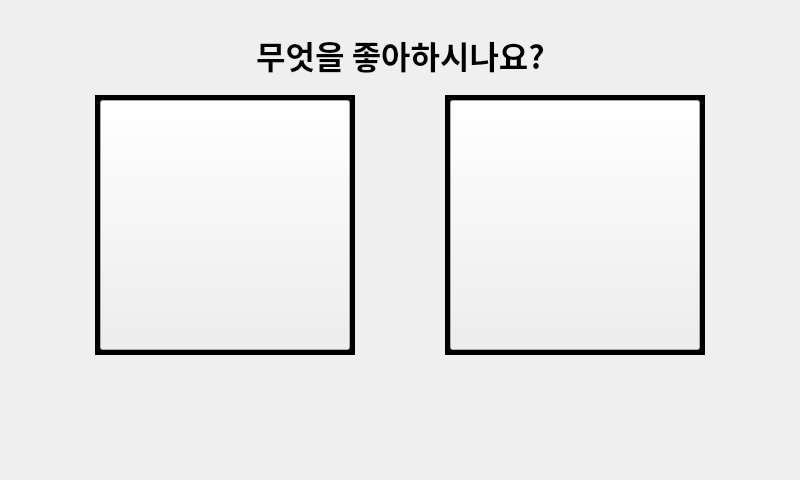
<?xml version="1.0" encoding="UTF-8"?>
<ui version="4.0">
 <class>LoginWindow</class>
 <widget class="QMainWindow" name="LoginWindow">
  <property name="geometry">
   <rect>
    <x>0</x>
    <y>0</y>
    <width>800</width>
    <height>480</height>
   </rect>
  </property>
  <property name="windowTitle">
   <string>MainWindow</string>
  </property>
  <widget class="QWidget" name="centralwidget">
   <widget class="QLabel" name="label_login_main">
    <property name="geometry">
     <rect>
      <x>-1</x>
      <y>-1</y>
      <width>800</width>
      <height>480</height>
     </rect>
    </property>
    <property name="styleSheet">
     <string notr="true">border-image: url(:/newPrefix/image/juicebro.jpg);</string>
    </property>
    <property name="text">
     <string/>
    </property>
   </widget>
   <widget class="QPushButton" name="pushButton_apple">
    <property name="geometry">
     <rect>
      <x>100</x>
      <y>100</y>
      <width>250</width>
      <height>250</height>
     </rect>
    </property>
    <property name="palette">
     <palette>
      <active/>
      <inactive/>
      <disabled/>
     </palette>
    </property>
    <property name="styleSheet">
     <string notr="true">border-image: url(:/newPrefix/image/apple.jpg);</string>
    </property>
    <property name="text">
     <string/>
    </property>
   </widget>
   <widget class="QLabel" name="label_login">
    <property name="geometry">
     <rect>
      <x>150</x>
      <y>30</y>
      <width>501</width>
      <height>50</height>
     </rect>
    </property>
    <property name="palette">
     <palette>
      <active>
       <colorrole role="Text">
        <brush brushstyle="SolidPattern">
         <color alpha="255">
          <red>255</red>
          <green>85</green>
          <blue>127</blue>
         </color>
        </brush>
       </colorrole>
      </active>
      <inactive>
       <colorrole role="Text">
        <brush brushstyle="SolidPattern">
         <color alpha="255">
          <red>255</red>
          <green>85</green>
          <blue>127</blue>
         </color>
        </brush>
       </colorrole>
      </inactive>
      <disabled>
       <colorrole role="Text">
        <brush brushstyle="SolidPattern">
         <color alpha="255">
          <red>120</red>
          <green>120</green>
          <blue>120</blue>
         </color>
        </brush>
       </colorrole>
      </disabled>
     </palette>
    </property>
    <property name="font">
     <font>
      <family>야놀자 야체 B</family>
      <pointsize>24</pointsize>
      <weight>75</weight>
      <italic>false</italic>
      <bold>true</bold>
      <underline>false</underline>
     </font>
    </property>
    <property name="styleSheet">
     <string notr="true">background-image: url(:/newPrefix/image/Camera_icon.png);</string>
    </property>
    <property name="text">
     <string>무엇을 좋아하시나요?</string>
    </property>
    <property name="alignment">
     <set>Qt::AlignCenter</set>
    </property>
   </widget>
   <widget class="QPushButton" name="pushButton_carrot">
    <property name="geometry">
     <rect>
      <x>450</x>
      <y>100</y>
      <width>250</width>
      <height>250</height>
     </rect>
    </property>
    <property name="styleSheet">
     <string notr="true">border-image: url(:/newPrefix/image/carrot.jpg);</string>
    </property>
    <property name="text">
     <string/>
    </property>
    <property name="autoDefault">
     <bool>false</bool>
    </property>
    <property name="default">
     <bool>false</bool>
    </property>
    <property name="flat">
     <bool>false</bool>
    </property>
   </widget>
   <widget class="QWidget" name="widget_login_1" native="true">
    <property name="geometry">
     <rect>
      <x>95</x>
      <y>95</y>
      <width>260</width>
      <height>260</height>
     </rect>
    </property>
    <property name="styleSheet">
     <string notr="true">background-color: rgb(0, 0, 0);</string>
    </property>
    <zorder>pushButton_apple</zorder>
   </widget>
   <widget class="QWidget" name="widget_login_2" native="true">
    <property name="geometry">
     <rect>
      <x>445</x>
      <y>95</y>
      <width>260</width>
      <height>260</height>
     </rect>
    </property>
    <property name="styleSheet">
     <string notr="true">background-color: rgb(0, 0, 0);</string>
    </property>
   </widget>
   <zorder>label_login_main</zorder>
   <zorder>label_login</zorder>
   <zorder>widget_login_1</zorder>
   <zorder>pushButton_apple</zorder>
   <zorder>widget_login_2</zorder>
   <zorder>pushButton_carrot</zorder>
  </widget>
 </widget>
 <resources>
  <include location="xz.qrc"/>
 </resources>
 <connections/>
</ui>
